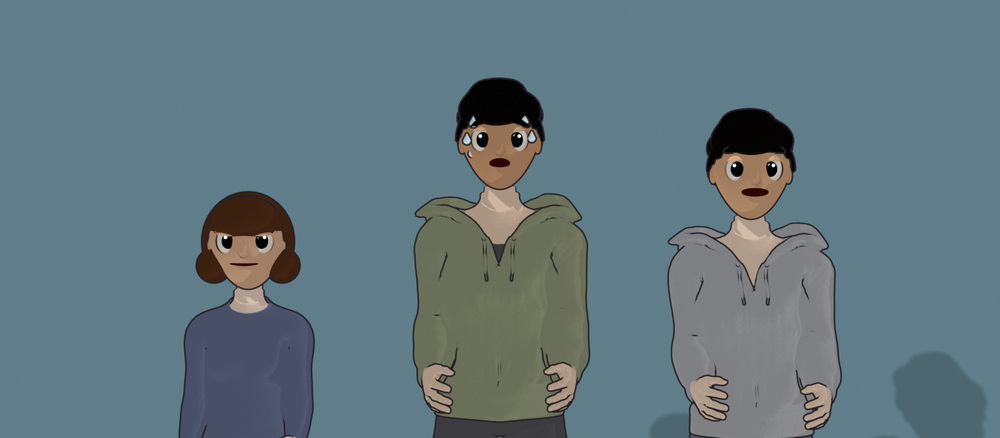
#> input picture blender/studio/sheets/faces_toon.png, 1000 x 438 px, shrunk from 1600 x 700 before the run
$ python -i look_post.py   (imports and definitions only)
#> lines starting #> are read from the running program, lines starting #| are printed output that depends on the picture
#> further down, picture is the input picture: PIL image 1000x438 RGBA; mean R, G, B, A 97.3, 119.2, 126.2, 255
"""Per-frame finishing for the style tests / films (Pillow + numpy):
    noir  : black & white, hard contrast, only reds (blood, lamps) kept in colour
    anime : soft bloom on bright areas, cool night grade, slight softening
    python3 look_post.py noir in.png out.png
"""
import sys
import numpy as np
from PIL import Image, ImageFilter


def noir(img):
    a = np.asarray(img.convert("RGB")).astype(np.float32) / 255.0
    r, g, b = a[..., 0], a[..., 1], a[..., 2]
    lum = 0.3 * r + 0.59 * g + 0.11 * b
    lum = np.clip((lum - 0.18) * 1.9 + 0.1, 0, 1) ** 1.15          # hard contrast
    red = np.clip((r - 1.6 * g - 0.6 * b) * 4.0 - 0.2, 0, 1)        # only deep reds (blood), not orange
    gray = np.stack([lum] * 3, -1)
    redc = np.stack([np.clip(r * 1.3, 0, 1), g * 0.25, b * 0.25], -1)
    out = gray * (1 - red[..., None]) + redc * red[..., None]
    # film grain + vignette
    h, w = lum.shape
    yy, xx = np.mgrid[0:h, 0:w]
    v = 1 - 0.45 * (((xx - w / 2) / (w / 2)) ** 2 + ((yy - h / 2) / (h / 2)) ** 2)
    out = out * np.clip(v, 0.35, 1)[..., None]
    out += np.random.default_rng(0).normal(0, 0.025, out.shape)
    return Image.fromarray((np.clip(out, 0, 1) * 255).astype(np.uint8))


def anime(img):
    img = img.convert("RGB")
    a = np.asarray(img).astype(np.float32) / 255.0
    lum = a.max(-1)
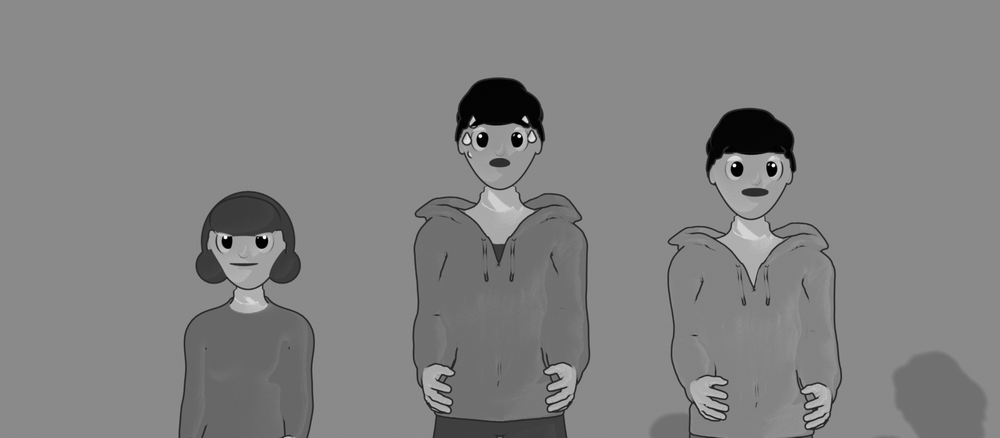
#> lum: shape (438, 1000) float32; min 0, max 1, mean 0.511
    bright = np.clip((lum - 0.75) * 4, 0, 1)[..., None] * a
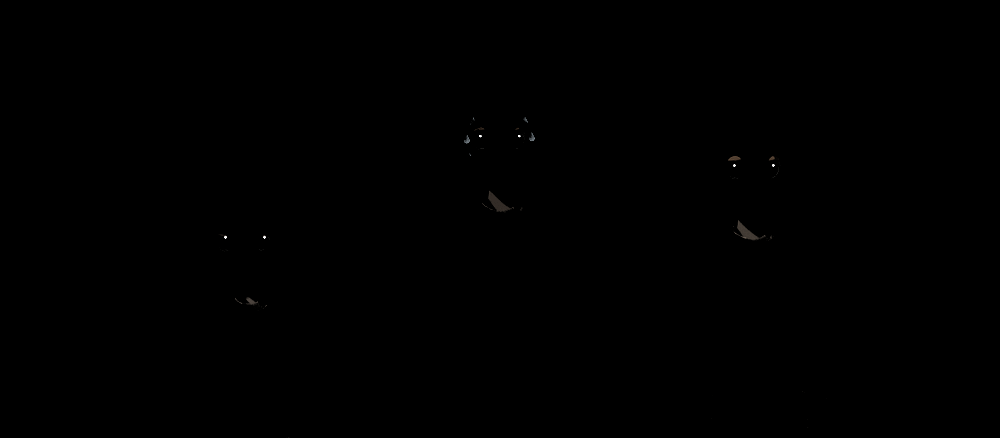
#> bright: shape (438, 1000, 3) float32; mean R, G, B 0.00045, 0.000414, 0.000383
    glow = Image.fromarray((bright * 255).astype(np.uint8)).filter(ImageFilter.GaussianBlur(radius=img.width / 40))
    g = np.asarray(glow).astype(np.float32) / 255.0
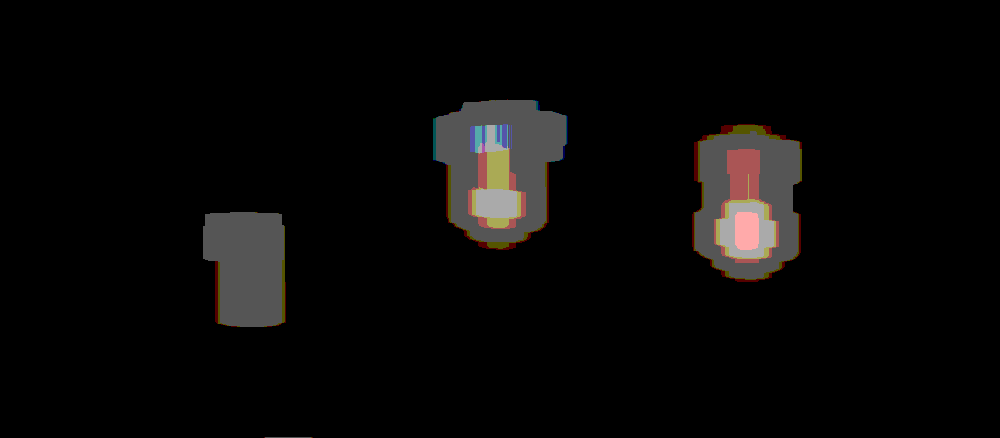
#> g: shape (438, 1000, 3) float32; mean R, G, B 0.000429, 0.000385, 0.000357; drawn with min black and max white
    out = 1 - (1 - a) * (1 - g * 0.9)                                # screen blend
    out = out * np.array([0.93, 0.98, 1.06]) + np.array([0.0, 0.01, 0.03])   # cool night grade
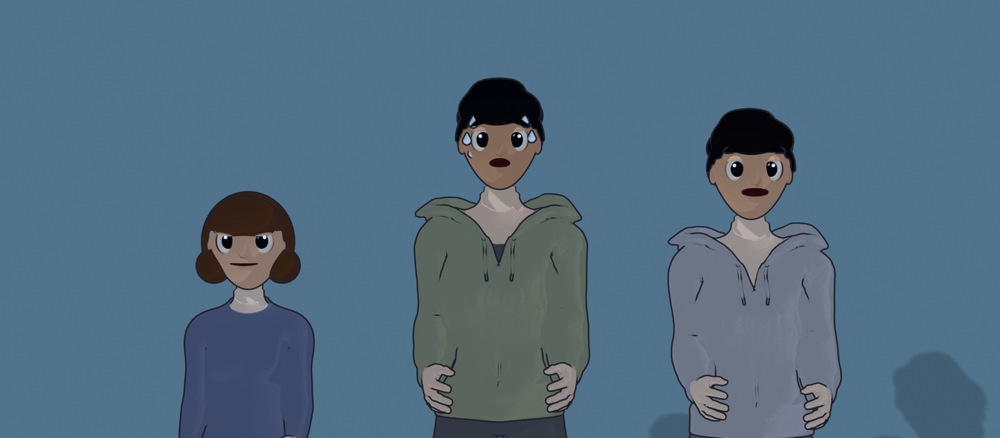
#> out: shape (438, 1000, 3) float64; mean R, G, B 0.355, 0.468, 0.555; drawn with min black and max white
    out = Image.fromarray((np.clip(out, 0, 1) * 255).astype(np.uint8))
#> out: PIL image 1000x438 RGB
    return out.filter(ImageFilter.SMOOTH)


# [3 lines not run here, left out]

>>> from PIL import Image
>>> picture = Image.open('sheets/faces_toon.png')
>>> result = anime(picture)
